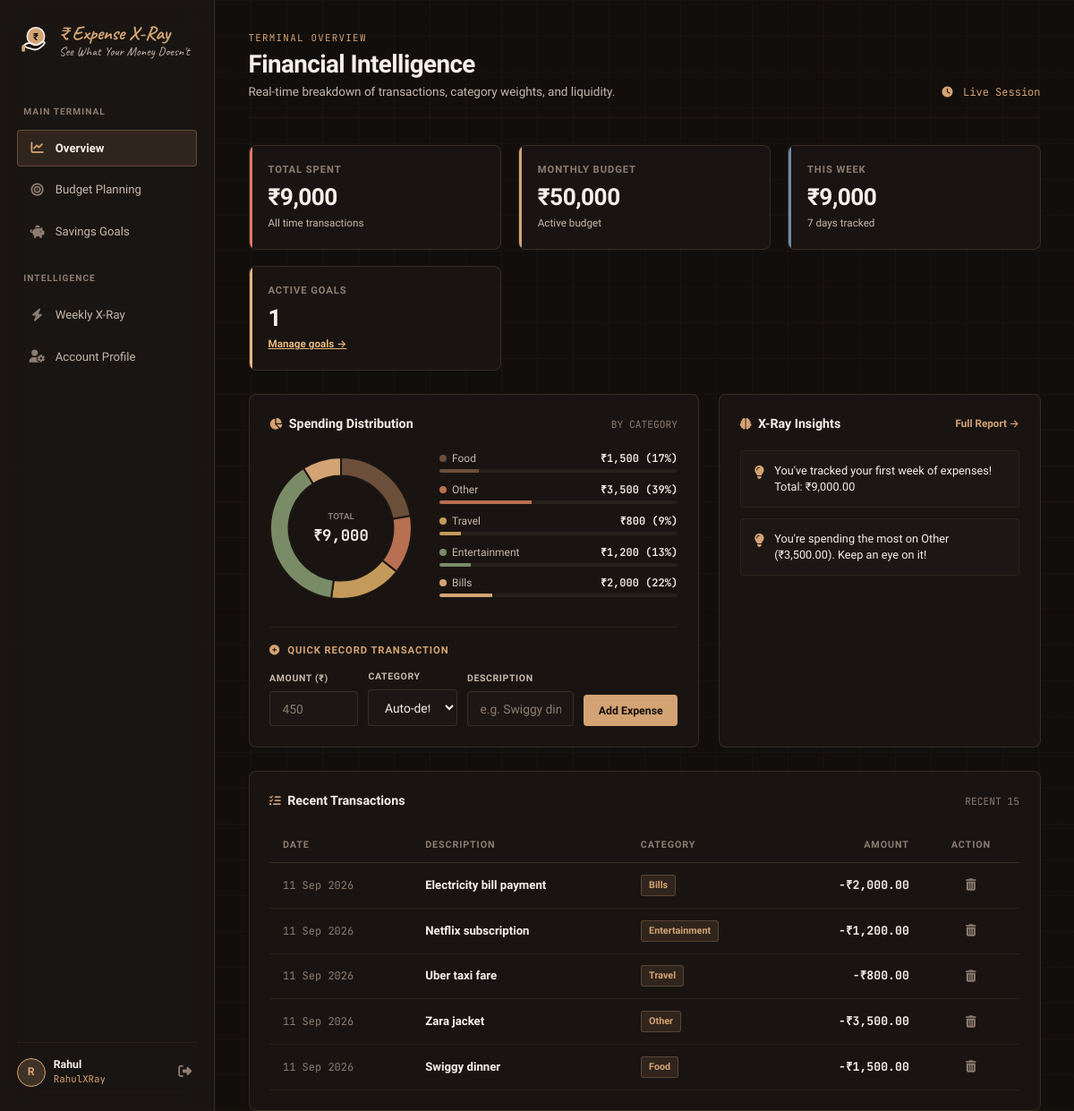
The page /dashboard (signed in) on the database its author committed.
### models.py (models this page shows)
class User(db.Model):
    __tablename__ = 'user'
    id = db.Column(db.Integer, primary_key=True)
    name = db.Column(db.String(100), nullable=True)           # Display name (e.g. "Rahul")
    expense_xray_id = db.Column(db.String(100), nullable=False, unique=True)  # e.g. "RahulXRay"
    password_hash = db.Column(db.String(256), nullable=False)
    created_at = db.Column(db.DateTime, default=datetime.utcnow)
    monthly_income = db.Column(db.Float, default=0.0)
    expenses = db.relationship('Expense', backref='owner', lazy=True)
    goals = db.relationship('Goal', backref='owner', lazy=True)

class Expense(db.Model):
    __tablename__ = 'expense'
    id = db.Column(db.Integer, primary_key=True)
    amount = db.Column(db.Float, nullable=False)
    description = db.Column(db.String(200), nullable=False)
    category = db.Column(db.String(50), nullable=False)
    date = db.Column(db.DateTime, default=datetime.utcnow)
    user_id = db.Column(db.Integer, db.ForeignKey('user.id'), nullable=True)

### app.py (the view)
@app.route('/dashboard')
@login_required
def dashboard():
    user = get_current_user()
    expenses = Expense.query.filter_by(user_id=user.id).order_by(Expense.date.desc()).limit(15).all()
    insights = get_weekly_insights(user_id=user.id)
    overview = get_overview_stats(user_id=user.id)
    return render_template(
        'dashboard.html',
        expenses=expenses,
        insights=insights,
        overview=overview,
        user=user
    )

### app.py (called while the page is built)
def login_required(f):
    @functools.wraps(f)
    def decorated(*args, **kwargs):
        if 'user_id' not in session:
            flash('Please log in to access this page.', 'info')
            return redirect(url_for('login'))
        return f(*args, **kwargs)
    return decorated

def get_current_user():
    if 'user_id' not in session:
        return None
    return User.query.get(session['user_id'])

### templates/dashboard.html (shortened to what this page needs)
{% extends "base.html" %}
{% block content %}
<div class="page-top">
  <div>
    <div class="page-eyebrow">Terminal Overview</div>
    <h1 class="page-title">Financial Intelligence</h1>
    <p class="page-subtitle">Real-time breakdown of transactions, category weights, and liquidity.</p>
  </div>
  <div style="font-family:var(--font-mono);font-size:0.8rem;color:var(--accent-bronze)">
    <i class="fas fa-clock" style="margin-right:0.3rem"></i> <span id="dash-live-time">Live Session</span>
  </div>
</div>
<div class="metrics-row">
  <div class="metric-tile t-danger">
    <div class="metric-label">Total Spent</div>
    <div class="metric-value">₹{{ "{:,.0f}".format(overview.total_expense or 0) }}</div>
    <div class="metric-sub">All time transactions</div>
  </div>
  <div class="metric-tile t-mint">
    <div class="metric-label">Monthly Budget</div>
    <div class="metric-value">
      {% if user.monthly_income and user.monthly_income > 0 %}₹{{ "{:,.0f}".format(user.monthly_income) }}
      {% else %}<span style="font-size:1rem;color:var(--text-muted)">Not set</span>{% endif %}
    </div>
    <div class="metric-sub">
      {% if user.monthly_income and user.monthly_income > 0 %}Active budget{% else %}<a
        href="{{ url_for('set_budget') }}" style="color:var(--accent-bronze);font-weight:600">Set budget →</a>{% endif
      %}
    </div>
  </div>
  <div class="metric-tile t-blue">
    <div class="metric-label">This Week</div>
    <div class="metric-value">₹{{ "{:,.0f}".format(insights.current_total or 0) }}</div>
    <div class="metric-sub">
      {% if insights.past_total > 0 %}
      {% set wk_chg = ((insights.current_total - insights.past_total) / insights.past_total * 100) %}
      <span class="metric-change {% if wk_chg > 0 %}down{% else %}up{% endif %}">
        <i class="fas fa-arrow-{% if wk_chg > 0 %}up{% else %}down{% endif %}"></i>
        {{ "{:.1f}".format(wk_chg|abs) }}% vs last week
      </span>
      {% else %}
      7 days tracked
      {% endif %}
    </div>
  </div>
  <div class="metric-tile t-warn">
    <div class="metric-label">Active Goals</div>
    <div class="metric-value">{{ overview.goal_count if overview.goal_count is defined else 0 }}</div>
    <div class="metric-sub"><a href="{{ url_for('savings_goals') }}"
        style="color:var(--accent-gold);font-weight:600">Manage goals →</a></div>
  </div>
</div>
<div class="two-col" style="margin-bottom:1.75rem">
  <div class="card">
    <div class="card-header">
      <span class="card-title"><i class="card-title-icon fas fa-chart-pie"></i> Spending Distribution</span>
      <span style="font-family:var(--font-mono);font-size:0.75rem;color:var(--text-muted)">BY CATEGORY</span>
    </div>
    <div style="display:flex;gap:2rem;align-items:center;flex-wrap:wrap">
      <div style="width:160px;height:160px;position:relative;margin:0 auto">
        <canvas id="categoryChart"></canvas>
        <div
          style="position:absolute;inset:0;display:flex;flex-direction:column;align-items:center;justify-content:center;pointer-events:none">
          <div style="font-size:0.65rem;color:var(--text-muted);font-weight:700;text-transform:uppercase">TOTAL</div>
          <div style="font-family:var(--font-mono);font-size:1.15rem;font-weight:700;color:var(--text-primary)">₹{{
            "{:,.0f}".format(overview.total_expense or 0) }}</div>
        </div>
      </div>
      <div style="flex:1;min-width:200px">
        {% if overview.category_breakdown %}
        {% set cat_palette = ['#6B4F3A', '#B86F52', '#C49A5A', '#7A8B68', '#D4A373', '#C5B4A5'] %}
        {% for cat, val in overview.category_breakdown.items() %}
        {% set pct = (val / overview.total_expense * 100) if overview.total_expense > 0 else 0 %}
        {% set bar_color = cat_palette[loop.index0 % 6] %}
        <div style="margin-bottom:0.65rem">
          <div style="display:flex;justify-content:space-between;font-size:0.8rem;margin-bottom:0.2rem">
            <span style="color:var(--text-secondary);display:flex;align-items:center;gap:0.4rem">
              <span
                style="display:inline-block;width:8px;height:8px;border-radius:50%;background:{{ bar_color }}"></span>
              {{ cat }}
            </span>
            <span style="font-family:var(--font-mono);color:var(--text-primary);font-weight:600">₹{{
              "{:,.0f}".format(val) }} ({{ "{:.0f}".format(pct) }}%)</span>
          </div>
          <div style="height:4px;background:var(--bg-elevated);border-radius:2px;overflow:hidden">
            <div style="height:100%;width:{{ pct }}%;background:{{ bar_color }}"></div>
          </div>
        </div>
        {% endfor %}
        {% else %}
        <div style="font-size:0.85rem;color:var(--text-muted);text-align:center;padding:1rem 0">No expenses recorded
          yet.</div>
        {% endif %}
      </div>
    </div>
    <div style="margin-top:1.5rem;padding-top:1.25rem;border-top:1px solid var(--border-subtle)">
      <div
        style="font-size:0.75rem;font-weight:700;text-transform:uppercase;letter-spacing:0.08em;color:var(--accent-bronze);margin-bottom:0.75rem">
        <i class="fas fa-plus-circle" style="margin-right:0.3rem"></i> Quick Record Transaction
      </div>
      <form id="add-expense-form"
        style="display:grid;grid-template-columns:1fr 1fr 1.2fr auto;gap:0.75rem;align-items:end">
        <div>
          <label class="form-label" style="font-size:0.7rem">Amount (₹)</label>
          <input type="number" step="0.01" id="exp-amount" class="input-field" placeholder="450" required>
        </div>
        <div>
          <label class="form-label" style="font-size:0.7rem">Category</label>
          <select id="exp-category" class="input-field">
            <option value="">Auto-detect</option>
          </select>
        </div>
        <div>
          <label class="form-label" style="font-size:0.7rem">Description</label>
          <input type="text" id="exp-desc" class="input-field" placeholder="e.g. Swiggy dinner" required>
        </div>
        <button type="submit" class="btn-primary" style="padding:0.7rem 1.1rem;font-size:0.82rem">
          Add Expense
        </button>
      </form>
    </div>
  </div>
  <div class="card">
    <div class="card-header">
      <span class="card-title"><i class="card-title-icon fas fa-brain"></i> X-Ray Insights</span>
      <a href="{{ url_for('reports') }}"
        style="font-size:0.78rem;color:var(--accent-bronze);text-decoration:none;font-weight:600">Full Report →</a>
    </div>
    {% if insights.insights %}
    <div style="display:flex;flex-direction:column;gap:0.85rem">
      {% for item in insights.insights %}
      <div
        style="padding:0.85rem 1rem;background:var(--bg-surface);border:1px solid var(--border-subtle);border-radius:var(--radius-sm);display:flex;gap:0.75rem;align-items:flex-start">
        <i class="fas {% if item.type == 'warning' %}fa-triangle-exclamation{% elif item.type == 'success' %}fa-circle-check{% else %}fa-lightbulb{% endif %}"
          style="color:{% if item.type == 'warning' %}var(--accent-terracotta){% elif item.type == 'success' %}var(--accent-sage){% else %}var(--accent-bronze){% endif %};margin-top:0.2rem"></i>
        <div style="font-size:0.85rem;color:var(--text-primary);line-height:1.4">{{ item.text }}</div>
      </div>
      {% endfor %}
    </div>
    {% else %}
    <div style="font-size:0.85rem;color:var(--text-muted);padding:1rem 0">No weekly anomalies detected. Keep tracking!
    </div>
    {% endif %}
  </div>
</div>
<div class="card">
  <div class="card-header">
    <span class="card-title"><i class="card-title-icon fas fa-list-check"></i> Recent Transactions</span>
    <span style="font-family:var(--font-mono);font-size:0.75rem;color:var(--text-muted)">RECENT 15</span>
  </div>
  <div class="data-table-wrap">
    <table class="data-table">
      <thead>
        <tr>
          <th>Date</th>
          <th>Description</th>
          <th>Category</th>
          <th style="text-align:right">Amount</th>
          <th style="text-align:center">Action</th>
        </tr>
      </thead>
      <tbody id="transactions-body">
        {% if expenses %}
        {% for expense in expenses %}
        <tr id="tx-row-{{ expense.id }}">
          <td style="font-family:var(--font-mono);font-size:0.8rem;color:var(--text-muted)">{{ expense.date.strftime('%d
            %b %Y') }}</td>
          <td style="font-weight:600">{{ expense.description }}</td>
          <td><span class="badge-cat">{{ expense.category }}</span></td>
          <td style="text-align:right;font-family:var(--font-mono);font-weight:700;color:var(--text-primary)">
            −₹{{ "{:,.2f}".format(expense.amount) }}
          </td>
          <td style="text-align:center">
            <button onclick="deleteExpense({{ expense.id }})"
              style="background:none;border:none;color:var(--text-muted);cursor:pointer;padding:0.2rem 0.5rem"
              title="Delete">
              <i class="fas fa-trash-can"></i>
            </button>
          </td>
        </tr>
        {% endfor %}
        {% else %}
        <tr>
          <td colspan="5" style="text-align:center;color:var(--text-muted);padding:2rem 0">No transactions recorded yet.
            Use the quick form above to add your first expense!</td>
        </tr>
        {% endif %}
      </tbody>
    </table>
  </div>
</div>
{% endblock %}
{% block scripts %}
<script>
  // Initialize Chart
  const categoryData = {{ overview.category_breakdown| tojson | safe if overview.category_breakdown else '{}' }};
  const totalExpense = {{ overview.total_expense or 0 }};
  if (window.initDashboardCharts) {
    window.initDashboardCharts(categoryData, totalExpense);
  }
  // Quick Add Expense AJAX
  document.getElementById('add-expense-form').addEventListener('submit', function (e) {
    e.preventDefault();
    const amount = parseFloat(document.getElementById('exp-amount').value);
    const category = document.getElementById('exp-category').value;
    const description = document.getElementById('exp-desc').value.trim();
    fetch('/api/add_expense', {
      method: 'POST',
      headers: { 'Content-Type': 'application/json' },
      body: JSON.stringify({ amount, category, description })
    })
      .then(res => res.json())
      .then(data => {
        if (data.success) {
          window.location.reload();
        } else {
          alert(data.error || 'Failed to add expense');
        }
      });
  });
  // Delete Expense AJAX
  function deleteExpense(id) {
    if (!confirm('Are you sure you want to delete this expense?')) return;
    fetch(`/api/delete_expense/${id}`, { method: 'DELETE' })
      .then(res => res.json())
      .then(data => {
        if (data.success) {
          const row = document.getElementById(`tx-row-${id}`);
          if (row) row.remove();
          window.location.reload();
        }
      });
  }
</script>
{% endblock %}

### templates/base.html (shortened to what this page needs)
<!DOCTYPE html>
<html lang="en">
<head>
  <link rel="stylesheet" href="https://cdnjs.cloudflare.com/ajax/libs/font-awesome/6.4.0/css/all.min.css">
  <link rel="stylesheet" href="{{ url_for('static', filename='css/style.css') }}">
</head>
<body>
  <div class="grid-bg-overlay"></div>
  <canvas id="three-bg-canvas"></canvas>
  <div class="app-container">
    <aside class="app-sidebar" id="app-sidebar">
      <a href="{{ url_for('dashboard') }}" class="brand-header">
        <svg class="brand-logo-svg" width="36" height="36" viewBox="0 0 48 48" fill="none">
          <text x="28" y="24" font-family="'Plus Jakarta Sans', sans-serif" font-weight="700" font-size="15" fill="#120E0C" text-anchor="middle">₹</text>
        </svg>
        <div class="brand-text-col">
          <span class="brand-title">₹ Expense X-Ray</span>
          <span class="brand-subtitle">See What Your Money Doesn't</span>
        </div>
      </a>
      <nav class="sidebar-nav">
        <div class="nav-section-label">Main Terminal</div>
        <a href="{{ url_for('dashboard') }}" class="nav-item {% if request.endpoint == 'dashboard' %}active{% endif %}">
          <i class="fas fa-chart-line"></i> Overview
        </a>
        <a href="{{ url_for('set_budget') }}" class="nav-item {% if request.endpoint == 'set_budget' %}active{% endif %}">
          <i class="fas fa-bullseye"></i> Budget Planning
        </a>
        <a href="{{ url_for('savings_goals') }}" class="nav-item {% if request.endpoint == 'savings_goals' %}active{% endif %}">
          <i class="fas fa-piggy-bank"></i> Savings Goals
        </a>
        <div class="nav-section-label">Intelligence</div>
        <a href="{{ url_for('reports') }}" class="nav-item {% if request.endpoint == 'reports' %}active{% endif %}">
          <i class="fas fa-bolt"></i> Weekly X-Ray
        </a>
        <a href="{{ url_for('profile') }}" class="nav-item {% if request.endpoint == 'profile' %}active{% endif %}">
          <i class="fas fa-user-gear"></i> Account Profile
        </a>
      </nav>
      {% if user %}
      <div class="sidebar-user">
        <a href="{{ url_for('profile') }}" class="user-chip">
          <div class="user-avatar">{{ user.name[0]|upper if user.name else 'U' }}</div>
          <div class="user-info">
            <span class="user-name">{{ user.name or 'User' }}</span>
            <span class="user-id">{{ user.expense_xray_id }}</span>
          </div>
        </a>
        <a href="{{ url_for('logout') }}" class="btn-logout" title="Sign Out">
          <i class="fas fa-sign-out-alt"></i>
        </a>
      </div>
      {% endif %}
    </aside>
    <main class="app-main">
      {% block content %}{% endblock %}
    </main>
  </div>
  {% block scripts %}{% endblock %}
</body>
</html>

### rows shown on the page
User: name "R", name "Rahul", expense_xray_id "RahulXRay", monthly_income "50,000"
Expense: category "Food", val "1,500", pct "17", {{ pct }} 16.666666666666664 (drawn), date "11 Sep 2026", description "Swiggy dinner", amount "1,500.00"
Expense: category "Other", val "3,500", pct "39", {{ pct }} 38.88888888888889 (drawn), date "11 Sep 2026", description "Zara jacket", amount "3,500.00"
Expense: category "Travel", val "800", pct "9", {{ pct }} 8.88888888888889 (drawn), date "11 Sep 2026", description "Uber taxi fare", amount "800.00"
Expense: category "Entertainment", val "1,200", pct "13", {{ pct }} 13.333333333333334 (drawn), date "11 Sep 2026", description "Netflix subscription", amount "1,200.00"
Expense: category "Bills", val "2,000", pct "22", {{ pct }} 22.22222222222222 (drawn), date "11 Sep 2026", description "Electricity bill payment", amount "2,000.00"

### other values the page prints
{{ "{:,.0f}".format(overview.total_expense or 0) }} "9,000"
{{ "{:,.0f}".format(insights.current_total or 0) }} "9,000"
{{ overview.goal_count if overview.goal_count is defined else 0 }} "1"
{{ item.text }} "You've tracked your first week of expenses! Total: ₹9,000.00" "You're spending the most on Other (₹3,500.00). Keep an eye on it!"
